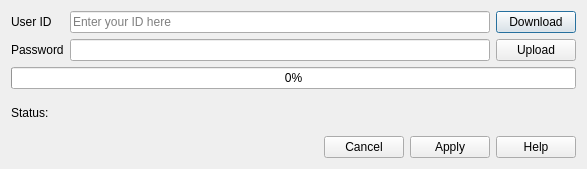
<?xml version="1.0" encoding="UTF-8"?>
<ui version="4.0">
 <class>WebServices</class>
 <widget class="QDialog" name="WebServices">
  <property name="geometry">
   <rect>
    <x>0</x>
    <y>0</y>
    <width>425</width>
    <height>169</height>
   </rect>
  </property>
  <property name="windowTitle">
   <string>Webservice Connection</string>
  </property>
  <property name="windowIcon">
   <iconset>
    <normalon>:/subsurface-icon</normalon>
   </iconset>
  </property>
  <layout class="QGridLayout" name="gridLayout">
   <item row="3" column="0">
    <widget class="QLabel" name="label_2">
     <property name="text">
      <string>Status:</string>
     </property>
    </widget>
   </item>
   <item row="0" column="1">
    <widget class="QLineEdit" name="userID">
     <property name="placeholderText">
      <string>Enter your ID here</string>
     </property>
     <property name="minimumSize">
      <size>
       <width>420</width>
      </size>
     </property>
    </widget>
   </item>
   <item row="0" column="2">
    <widget class="QPushButton" name="download">
     <property name="text">
      <string>Download</string>
     </property>
    </widget>
   </item>
   <item row="4" column="0" colspan="3">
    <widget class="QDialogButtonBox" name="buttonBox">
     <property name="orientation">
      <enum>Qt::Horizontal</enum>
     </property>
     <property name="standardButtons">
      <set>QDialogButtonBox::Apply|QDialogButtonBox::Cancel|QDialogButtonBox::Help</set>
     </property>
    </widget>
   </item>
   <item row="2" column="0" colspan="3">
    <widget class="QProgressBar" name="progressBar">
     <property name="value">
      <number>0</number>
     </property>
    </widget>
   </item>
   <item row="0" column="0">
    <widget class="QLabel" name="label">
     <property name="text">
      <string>User ID</string>
     </property>
    </widget>
   </item>
   <item row="3" column="1" colspan="2">
    <widget class="QLabel" name="status">
     <property name="text">
      <string/>
     </property>
     <property name="textInteractionFlags">
      <set>Qt::LinksAccessibleByMouse|Qt::TextSelectableByMouse</set>
     </property>
    </widget>
   </item>
   <item row="1" column="0">
    <widget class="QLabel" name="passLabel">
     <property name="text">
      <string>Password</string>
     </property>
    </widget>
   </item>
   <item row="1" column="1">
    <widget class="QLineEdit" name="password">
     <property name="echoMode">
      <enum>QLineEdit::Password</enum>
     </property>
    </widget>
   </item>
   <item row="1" column="2">
    <widget class="QPushButton" name="upload">
     <property name="text">
      <string>Upload</string>
     </property>
    </widget>
   </item>
  </layout>
 </widget>
 <tabstops>
  <tabstop>userID</tabstop>
  <tabstop>password</tabstop>
  <tabstop>download</tabstop>
  <tabstop>upload</tabstop>
  <tabstop>buttonBox</tabstop>
 </tabstops>
 <resources>
  <include location="../subsurface.qrc"/>
 </resources>
 <connections>
  <connection>
   <sender>buttonBox</sender>
   <signal>accepted()</signal>
   <receiver>WebServices</receiver>
   <slot>accept()</slot>
   <hints>
    <hint type="sourcelabel">
     <x>248</x>
     <y>254</y>
    </hint>
    <hint type="destinationlabel">
     <x>157</x>
     <y>274</y>
    </hint>
   </hints>
  </connection>
  <connection>
   <sender>buttonBox</sender>
   <signal>rejected()</signal>
   <receiver>WebServices</receiver>
   <slot>reject()</slot>
   <hints>
    <hint type="sourcelabel">
     <x>316</x>
     <y>260</y>
    </hint>
    <hint type="destinationlabel">
     <x>286</x>
     <y>274</y>
    </hint>
   </hints>
  </connection>
 </connections>
</ui>
